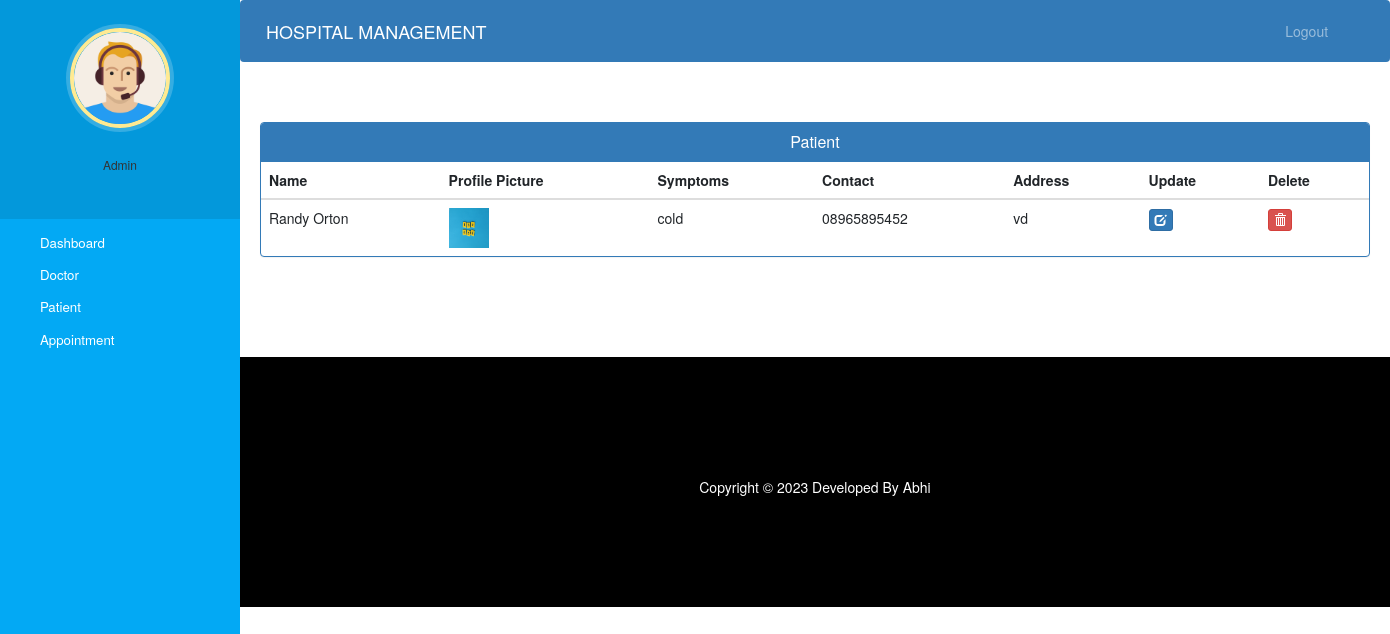
The page /admin-view-patient (signed in) on the database its author committed.
### hospital/models.py (models this page shows, shortened)
class Patient(models.Model):
    user=models.OneToOneField(User,on_delete=models.CASCADE)
    profile_pic= models.ImageField(upload_to='profile_pic/PatientProfilePic/',null=True,blank=True)
    address = models.CharField(max_length=40)
    mobile = models.CharField(max_length=20,null=False)
    symptoms = models.CharField(max_length=100,null=False)
    assignedDoctorId = models.PositiveIntegerField(null=True)
    admitDate=models.DateField(auto_now=True)
    status=models.BooleanField(default=False)
    @property
    def get_name(self):
        return self.user.first_name+" "+self.user.last_name

### hospital/views.py (the view)
# urls.py: path('admin-view-patient', views.admin_view_patient_view,name='admin-view-patient'),
@login_required(login_url='adminlogin')
@user_passes_test(is_admin)
def admin_view_patient_view(request):
    patients=models.Patient.objects.all().filter(status=True)
    return render(request,'hospital/admin_view_patient.html',{'patients':patients})

### hospital/views.py (called while the page is built)
def is_admin(user):
    return user.groups.filter(name='ADMIN').exists()

### templates/hospital/admin_view_patient.html (shortened to what this page needs)
{% extends 'hospital/admin_base.html' %}
{% block content %}
{%load static%}
<head>
  <link href="//netdna.bootstrapcdn.com/bootstrap/3.0.0/css/bootstrap.min.css" rel="stylesheet" id="bootstrap-css">
</head>
<div class="container">
  <div class="panel panel-primary">
    <div class="panel-heading">
      <h6 class="panel-title">Patient</h6>
    </div>
    <table class="table table-hover" id="dev-table">
      <thead>
        <tr>
          <th>Name</th>
          <th>Profile Picture</th>
          <th>Symptoms</th>
          <th>Contact</th>
          <th>Address</th>
          <th>Update</th>
          <th>Delete</th>
        </tr>
      </thead>
      {% for p in patients %}
      <tr>
        <td> {{p.get_name}}</td>
        <td> <img src="{% static p.profile_pic.url %}" alt="Profile Pic" height="40px" width="40px" /></td>
        <td>{{p.symptoms}}</td>
        <td>{{p.mobile}}</td>
        <td>{{p.address}}</td>
        <td><a class="btn btn-primary btn-xs" href="{% url 'update-patient' p.id  %}"><span class="glyphicon glyphicon-edit"></span></a></td>
        <td><a class="btn btn-danger btn-xs" href="{% url 'delete-patient-from-hospital' p.id  %}"><span class="glyphicon glyphicon-trash"></span></a></td>
      </tr>
      {% endfor %}
    </table>
  </div>
</div>
{% endblock content %}

### static/style.css (style rules this page uses)
body { padding-left: 240px; }

### templates/hospital/admin_base.html (style rules this page uses)
a:link { text-decoration: none; }
a { color: white; }
body { padding-left: 240px; }

### templates/hospital/admin_view_patient.html (style rules this page uses)
a:link { text-decoration: none; }
h6 { text-align: center; }

### rows shown on the page
Patient: get_name "Randy Orton", profile_pic (picture), symptoms "cold", mobile "08965895452", address "vd"
